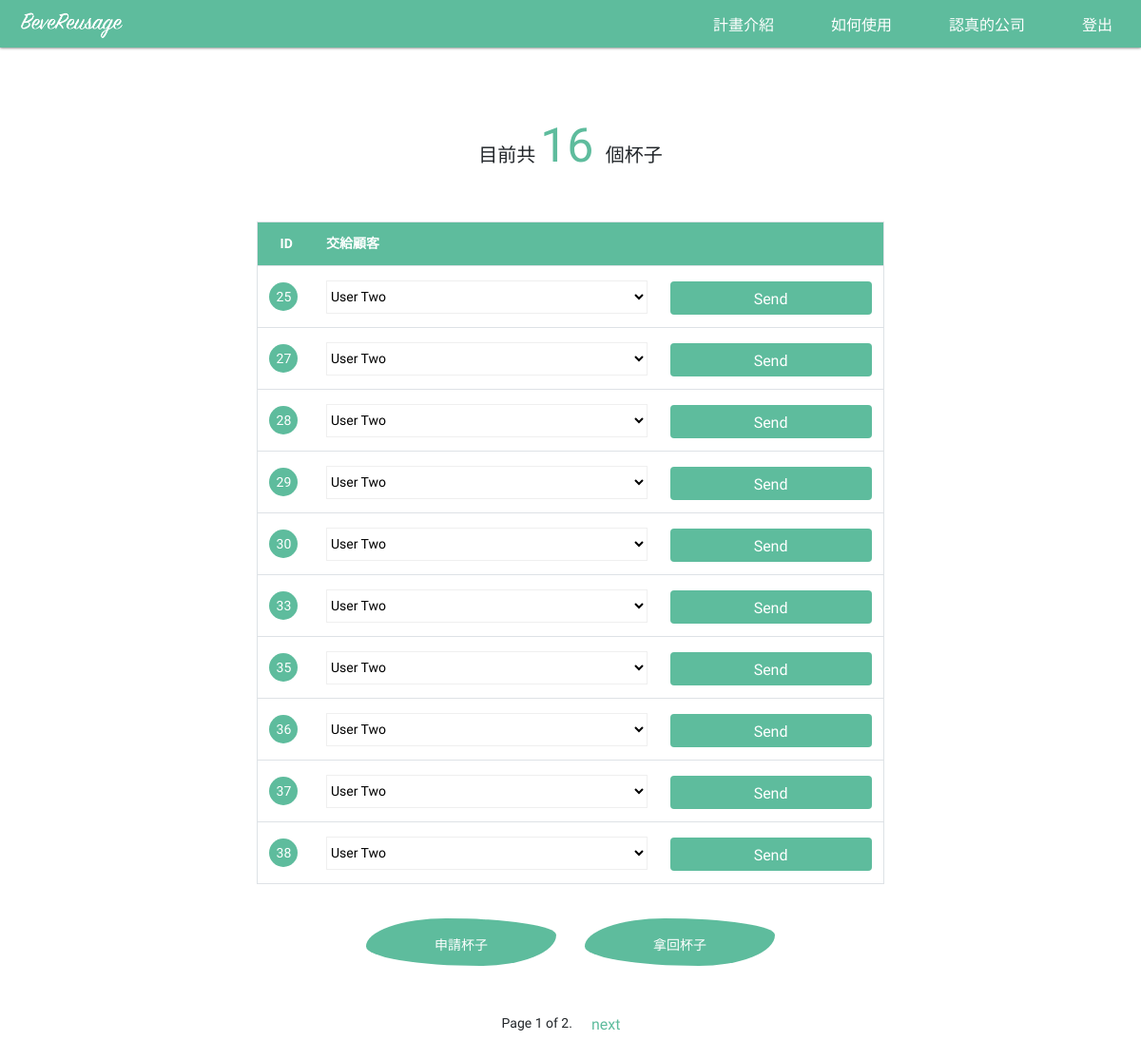
The app's page /interaction/business/manage-cups/ (signed in), older data.
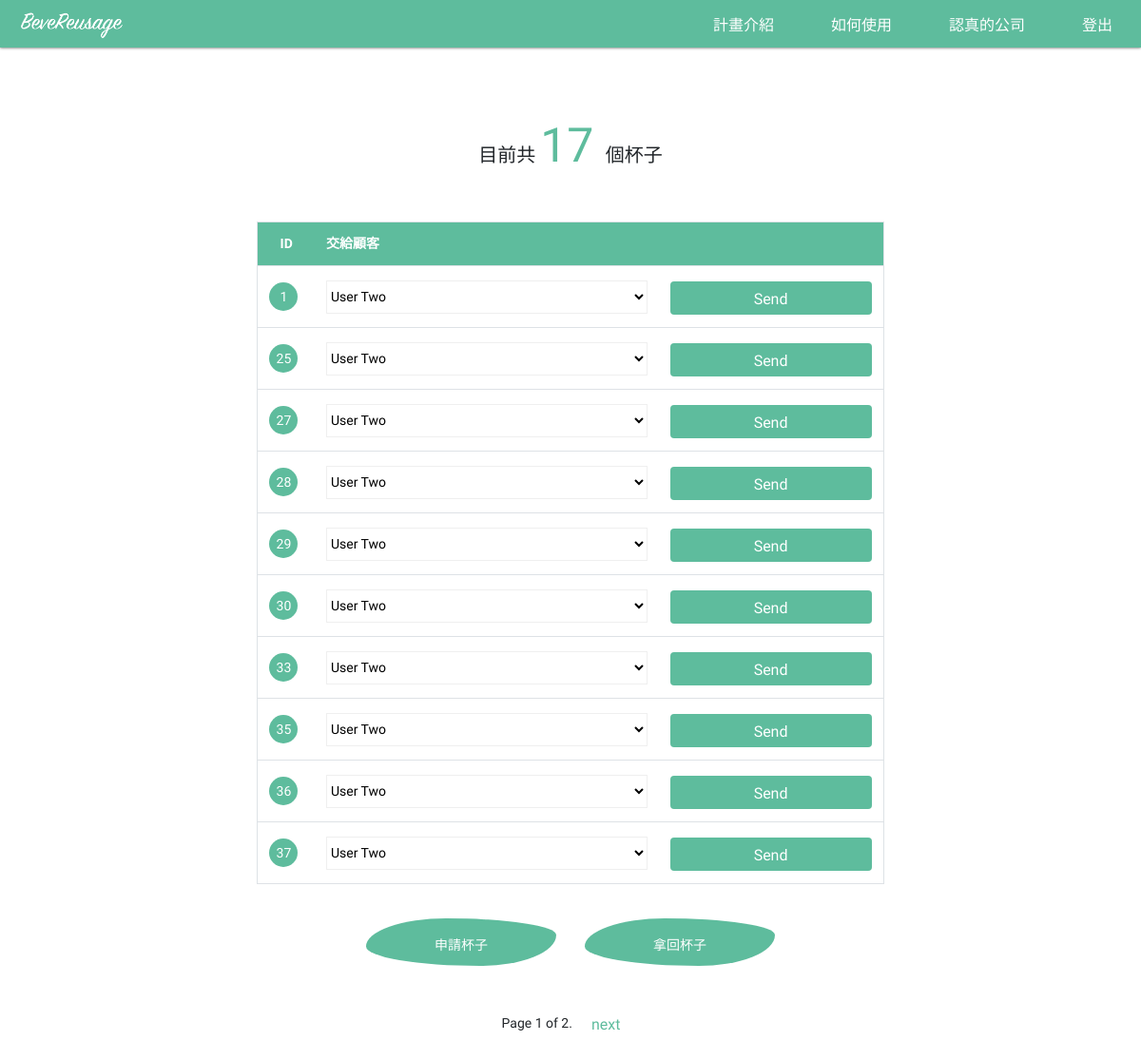
The same page, newer data.
### interaction/models.py (models this page shows, shortened)
class Cup(models.Model):
    objects = CupManager()
    LOAN_STATUS = (
        ('o', 'On loan'),
        ('c', 'Cleaning'),
        ('a', 'Available'),
        ('n', 'Not in circulation')
    )
    status = models.CharField(
        max_length=1,
        choices=LOAN_STATUS,
        default='a',
        help_text='Cup availability',
    )
    CARRIER_TYPES = (
        ('b', 'Business'),
        ('u', 'User'),
        ('a', 'Administration'),
        ('m', 'Machine')
    )
    carrier_type = models.CharField(max_length=1, choices = CARRIER_TYPES, default='a')
    carrier = models.ForeignKey('CupUser', on_delete=models.SET_NULL, blank=True, null=True)

### interaction/views/business.py (the view, shortened to what this page needs)
# urls.py: path('business/manage-cups/', business.BusinessCupListView.as_view(), name='business-manage-cups'),
class BusinessCupListView(LoginRequiredMixin, ListView):
    model = Cup
    template_name = 'business_record.html'
    paginate_by = 10
    def get_queryset(self):
        return Cup.objects.filter(carrier=self.request.user)
    def get_context_data(self, **kwargs):
        context = super(BusinessCupListView, self).get_context_data(**kwargs)
        assign_form = BusinessAssignCupsForm()
        request_form = BusinessRequestCupsForm()
        receive_form = BusinessReceiveCupsForm()
        context['assign_form'] = assign_form
        context['request_form'] = request_form
        context['receive_form'] = receive_form
        context["n_cups"] = Cup.objects.filter(carrier=self.request.user).count()
        return context

### interaction/forms/business_forms.py
class BusinessAssignCupsForm(forms.Form):
    def __init__(self, *args, **kwargs):
        super(BusinessAssignCupsForm, self).__init__(*args, **kwargs)
        self.fields['cup_id'] = forms.IntegerField(min_value=1, widget = forms.HiddenInput())
        self.fields['customer'] = forms.ChoiceField(choices=self.build_customer_selection())
    def build_customer_selection(self):
        customers = []
        for customer in CupUser.objects.filter(is_customer = True):
            customers.append((customer.id, customer.name))
        return customers

class BusinessRequestCupsForm(forms.Form):
    cups_needed = forms.IntegerField(label='需要杯子的數量')

### interaction/models.py (called while the page is built)
    @property
    def name(self):
        if self.first_name and self.last_name:
            english = r'(^[A-Za-z]+$)'
            if re.match(english, self.first_name+self.last_name):
                return ("%s %s" % (self.first_name, self.last_name))
            else:
                return self.last_name+self.first_name
        elif self.title:
            return self.title
        else:
            return self.username

### interaction/templates/business_record.html (shortened to what this page needs)
{% extends "base_generic.html" %}
{% block content %}
  <div class="card col-md-12">
    <div class="card-header">目前共 <span class="highlight-text">{{ n_cups }} </span>個杯子</div>
    <div class="card-body table_sec">
      <table class="col-md-8 col-lg-7 table table-hover">
        <thead class="table-head">
          <tr>
            <th class="th-id" scope="col">ID</th>
            <th scope="col">交給顧客</th>
            <th scope="col"></th>
          </tr>
        </thead>
        {% for cup in cup_list %}
        <tbody>
          <tr>
            <form action="" method="post">
              <td><div class="table_id">{{ cup.pk }}</div></td>
              <td>{{ assign_form.customer }}</td>
              <td><input type="submit" name="submit" class="btn send-btn" value="Send"></td>
            </form>
          </tr>
        </tbody>
        {% endfor %}
      </table>
    </div>
  </div>
  <div class='btn-area col-12'>
    <button type="button" class="btn co-btn btn-style" data-toggle="modal" data-target="#requestModal">
    申請杯子
    </button>
    <button type="button" class="btn co-btn btn-style" data-toggle="modal" data-target="#receiveModal">
    拿回杯子
    </button>
  </div>
{% endblock %}

Row changes from the older to the newer data that the page shows:
no longer on this page (row unchanged): Cup: pk "38"
now on this page (row edited): Cup: pk "1"
Text that changed along with them:
{{ n_cups }}: "16" → "17"
